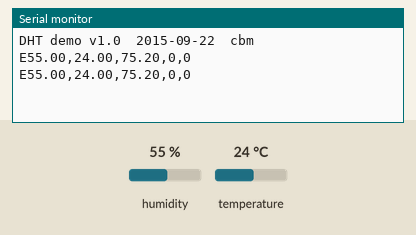
Recording of a sketch running on a simulated Arduino Uno, built with avr-gcc and run on an emulated ATmega328P. On the bench: the last lines printed to the serial monitor. The test bench sets the inputs (shaded band); at power-on: humidity 55 %, temperature 24 °C.

Above: at 2.8 s.
2.9 s: humidity set to 22 %
At 4.9 s:
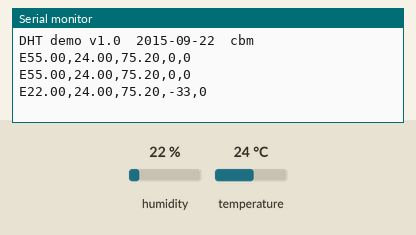
5.6 s: temperature set to 12 °C
At 7.4 s:
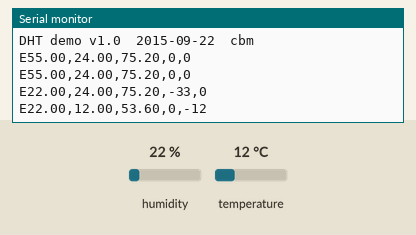
8.3 s: humidity set to 40 %
At 11.1 s:
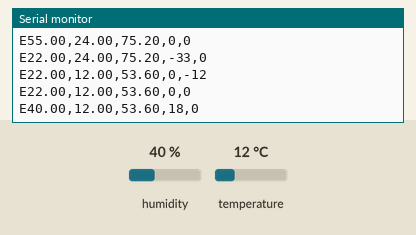
Timing chart, 0 to 12.6 s (numbered marks = the images above; inputs shaded):
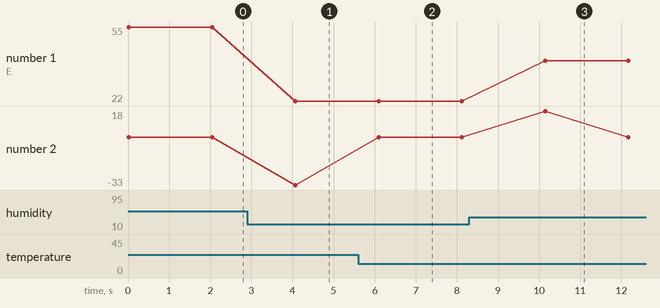

Measured:
- after the input at 2.9 s, the serial monitor: prints a new line after 1.2 s (image 1)
- after the input at 5.6 s, the serial monitor: prints a new line after 0.50 s (image 2)
- after the input at 8.3 s, the serial monitor: prints a new line after 1.8 s (image 3)
- plotted number 1: 55 → 22 after the input at 2.9 s, 22 → 40 after the input at 8.3 s
- plotted number 2: 0 → -33 after the input at 2.9 s

The sketch:

dht11_diagnostic.ino
```cpp
/*
  Program dht11_diagnostic
  Author: Charles B. Malloch, PhD
  Date:   2015-09-22

*/

// #include <stdio.h>
#include "DHT.h"

#define pdDHT11 5

DHT dht ( pdDHT11, DHT11);

/*
enum { len_histoT = 20,
       len_histoH = 40,
     };
const int offset_histoT_degC = 10;
const int offset_histoH = 40;
int histoT_degC [ len_histoT ];  // 10-30
int histoH      [ len_histoH ];  // 40-80

enum { bufLen = 8 };
char strBuf [ bufLen ];
*/


void setup() {
  Serial.begin(115200);

  dht.begin();

/*
  for ( int i = 0; i < len_histoH; i++ ) {
    histoH [ i ] = 0;
  }
  for ( int i = 0; i < len_histoT; i++ ) {
    histoT_degC [ i ] = 0;
  }
*/

  Serial.println ( "DHT demo v1.0  2015-09-22  cbm" );
}

void loop() {
  float humidity, temp_degC, temp_degF;
  int d_humidity, d_temp_degC;
  static int humidity_prev = -100;
  static int temp_degC_prev = -100;

  // Reading temperature or humidity takes about 250 milliseconds!
  // Sensor readings may also be up to 2 seconds 'old' (its a very slow sensor)

  humidity = dht.readHumidity();
  temp_degC = dht.readTemperature();
  temp_degF = dht.readTemperature(true);

  if ( humidity_prev == -100 ) {
    d_humidity = 0;
  } else {
    d_humidity = int ( humidity ) - humidity_prev;
  }
  humidity_prev = int ( humidity );

  if ( temp_degC_prev == -100 ) {
    d_temp_degC = 0;
  } else {
    d_temp_degC = int ( temp_degC ) - temp_degC_prev;
  }
  temp_degC_prev = int ( temp_degC );

 /*
  histoH      [ int ( humidity  ) - offset_histoH      ] ++;
  histoT_degC [ int ( temp_degC ) - offset_histoT_degC ] ++;

  Serial.print ( "humidity: " );
  for ( int i = 0; i < len_histoH; i++ ) {
    snprintf ( strBuf, bufLen, "%3d ", histoH [ i ] );
    Serial.print ( strBuf );
  }
  Serial.println ();

  Serial.print ( "temp (degC): " );
  for ( int i = 0; i < len_histoT; i++ ) {
    snprintf ( strBuf, bufLen, "%3d ", histoT_degC [ i ] );
    Serial.print ( strBuf );
  }
  Serial.println ();

 */

  Serial.print ( "E" );
  Serial.print ( humidity ); Serial.print ( "," );
  Serial.print ( temp_degC ); Serial.print ( "," );
  Serial.print ( temp_degF ); Serial.print ( "," );
  Serial.print ( d_humidity ); Serial.print ( "," );
  Serial.print ( d_temp_degC ); Serial.println ();

  delay(2000);
}
```
